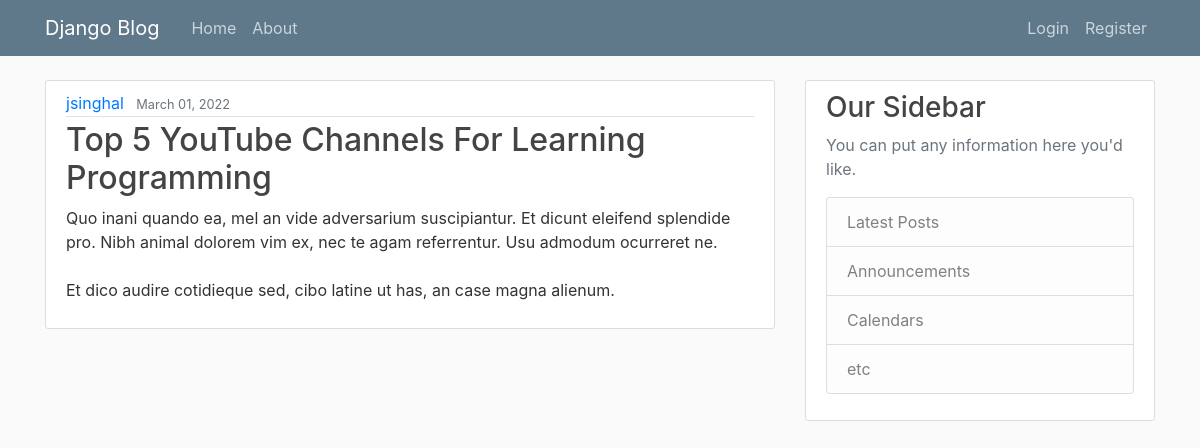
Screenshot of /34/detail/ with the database file from the repository.
### blog/models.py (models this page shows, shortened)
class Post(models.Model):
    title = models.CharField(max_length=100)
    content = models.TextField()
    date_posted = models.DateTimeField(default=timezone.now)
    author = models.ForeignKey(User, on_delete=models.CASCADE)

### blog/views.py (the view)
# urls.py: path('<str:pk>/detail/', views.detailBlog, name="blog-detail"),
def detailBlog(request, pk):
    post = get_object_or_404(Post, pk=pk)
    return render(request, "blog/blogDetail.html", {'post': post})

### blog/templates/blog/blogDetail.html (shortened to what this page needs)
{% extends "blog/base.html" %} {% block content %}
<article class="media content-section">
  <div class="media-body">
    <div class="article-metadata">
      <a class="mr-2" href="{% url 'specific-user-blogs' post.author %}">{{ post.author }}</a>
      <small class="text-muted">{{ post.date_posted|date:"F d, Y" }}</small>
    </div>
    <h2 class="article-title">{{ post.title }}</h2>
    <p class="article-content">{{ post.content }}</p>
  </div>
</article>
{% endblock content %}

### blog/static/blog/main.css (style rules this page uses)
body { background: #fafafa; color: #333333; margin-top: 5rem; }
h1, h2, h3, h4, h5, h6 { color: #444444; }
.content-section { background: #ffffff; padding: 10px 20px; border: 1px solid #dddddd; border-radius: 3px; margin-bottom: 20px; }
.article-title { color: #444444; }
.article-content { white-space: pre-line; }
.article-metadata { padding-bottom: 1px; margin-bottom: 4px; border-bottom: 1px solid #e3e3e3; }

### rows the page displays
Post: author "jsinghal", date_posted "March 01, 2022", title "Top 5 YouTube Channels For Learning Programming", content "Quo inani quando ea, mel an vide adversarium suscipiantur. Et dicunt eleifend splendide pro. Nibh animal dolorem vim ex, nec te agam referrentur. Usu admodum ocurreret ne. Et dico audire cotidieque sed, cibo latine ut has, an case magna alienum."
